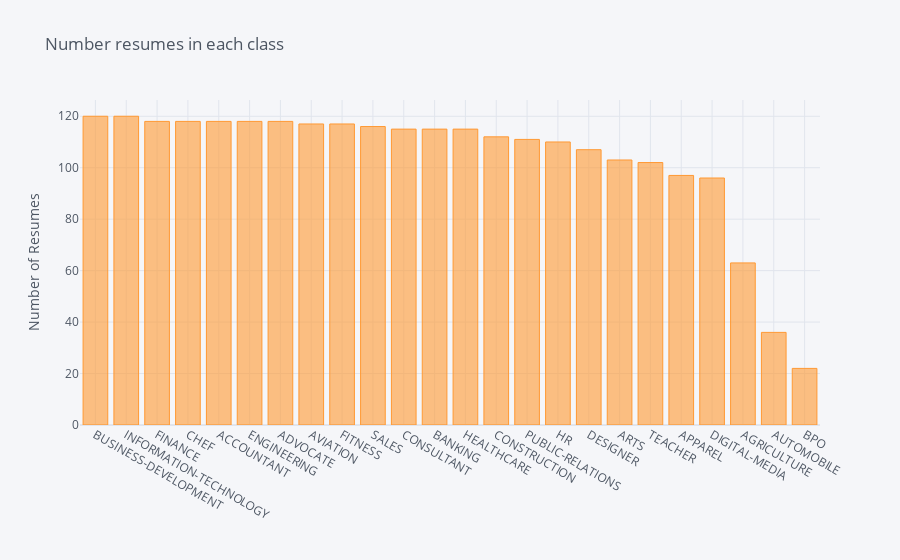

Here is the notebook cell this chart was saved with:
### Code cell
df['class'].value_counts().sort_values(ascending=False).iplot(kind='bar', yTitle='Number of Resumes', 
                                                                title='Number resumes in each class')

### Figure 1 — Plotly figure (JSON) as saved in the notebook; plotly's stock layout.template omitted (floating-point values rounded to 4 significant figures)
{"data": [{"marker": {"color": "rgba(255, 153, 51, 0.6)", "line": {"color": "rgba(255, 153, 51, 1.0)", "width": 1}}, "name": "class", "orientation": "v", "text": "", "type": "bar", "x": ["BUSINESS-DEVELOPMENT", "INFORMATION-TECHNOLOGY", "FINANCE", "CHEF", "ACCOUNTANT", "ENGINEERING", "ADVOCATE", "AVIATION", "FITNESS", "SALES", "CONSULTANT", "BANKING", "HEALTHCARE", "CONSTRUCTION", "PUBLIC-RELATIONS", "HR", "DESIGNER", "ARTS", "TEACHER", "APPAREL", "DIGITAL-MEDIA", "AGRICULTURE", "AUTOMOBILE", "BPO"], "y": [120, 120, 118, 118, 118, 118, 118, 117, 117, 116, 115, 115, 115, 112, 111, 110, 107, 103, 102, 97, 96, 63, 36, 22]}], "layout": {"legend": {"bgcolor": "#F5F6F9", "font": {"color": "#4D5663"}}, "paper_bgcolor": "#F5F6F9", "plot_bgcolor": "#F5F6F9", "title": {"font": {"color": "#4D5663"}, "text": "Number resumes in each class"}, "xaxis": {"gridcolor": "#E1E5ED", "showgrid": true, "tickfont": {"color": "#4D5663"}, "title": {"font": {"color": "#4D5663"}, "text": ""}, "zerolinecolor": "#E1E5ED"}, "yaxis": {"gridcolor": "#E1E5ED", "showgrid": true, "tickfont": {"color": "#4D5663"}, "title": {"font": {"color": "#4D5663"}, "text": "Number of Resumes"}, "zerolinecolor": "#E1E5ED"}}}
